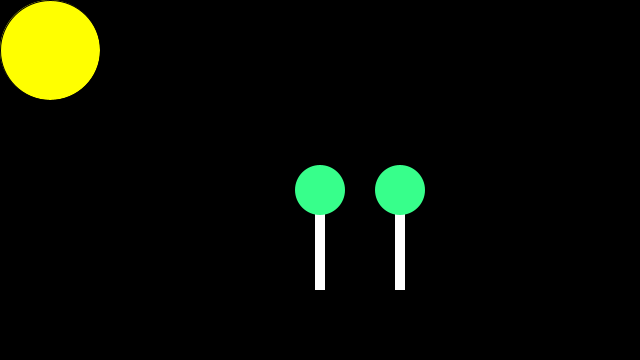
Frame 1 (no input)
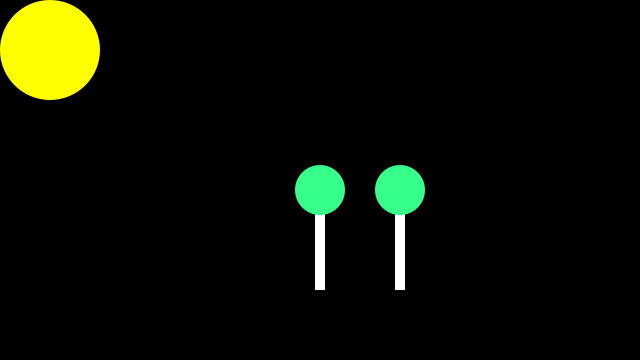
Frame 60 (the mouse pressed at the canvas centre just before this capture)
Frame 120 (the mouse held since frame 60 and released just before this capture): identical to frame 60, image omitted

The Processing sketch that drew these frames (run headless with seeded random() and noise(); from frame 60 on, the mouse is pressed at the canvas centre):

// Processing sketch: Functions
// ── Functions.pde
void setup() {
  size(640, 360);
  background(#040F16);
}

// Aby is cute
// Ich liebe Aby <3

void sunshine() {
  fill(255, 255, 0); 
  circle(50, 50, 100);
  
}

void lollipop(float x, float y) {
  noStroke();
  rectMode(CENTER); 
  fill(255);
  rect(x, 240, 10, 100); 
  fill(#37FF8B);
  circle(x, y - 50, 50);
}
  

void draw() {
  background(0);
  
  sunshine();
  
  lollipop(320, 240);
  lollipop(400, 240); 
  
}
  
